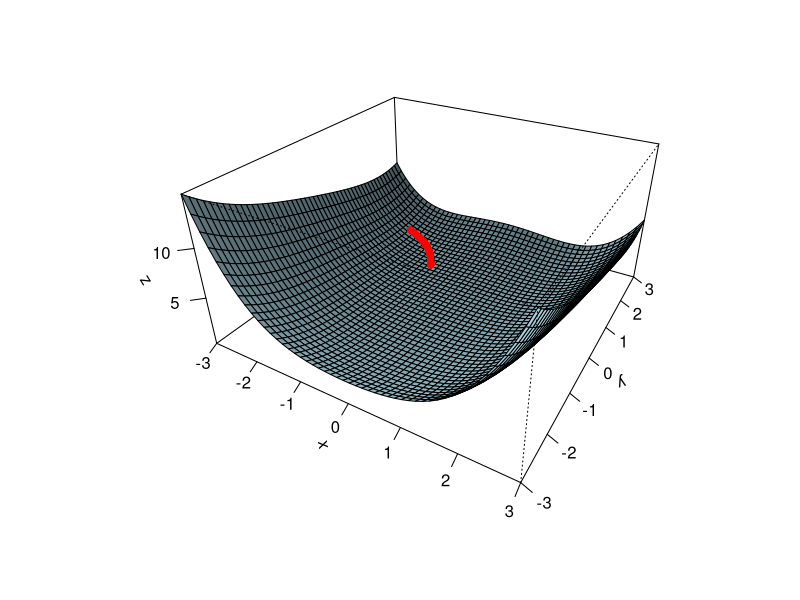

Write the R code that produced this figure.
rm(list = ls())

# Objective function
objective_function <- function(x, y) {
  return((10 * (x^4) - 15 * (x^2) * y + 2 * (y^4) + 5 * (x^2) + 8 * y^2) / 100)
}

partial_derivative_x <- function(x, y) {
  return((40 * x^3 - 30 * x * y + 10 * x) / 100)
}

partial_derivative_y <- function(x, y) {
  return((-15 * x^2 + 8 * y^3 + 16 * y) / 100)
}

# Gradient descent
gradient_descent_3d <- function(learning_rate, iterations, start_x, start_y) {
  x <- start_x
  y <- start_y
  
  x_values <- numeric(iterations)
  y_values <- numeric(iterations)
  z_values <- numeric(iterations)
  
  for(i in 1:iterations) {
    x_values[i] <- x
    y_values[i] <- y
    z_values[i] <- objective_function(x, y)
    
    grad_x <- partial_derivative_x(x, y)
    grad_y <- partial_derivative_y(x, y)
    
    x <- x - learning_rate * grad_x
    y <- y - learning_rate * grad_y
  }
  
  return(list(
    x_values = x_values,
    y_values = y_values,
    z_values = z_values
  ))
}

# Create surface data
x <- seq(-3, 3, length.out = 50)
y <- seq(-3, 3, length.out = 50)
z <- outer(x, y, objective_function)

# Run gradient descent
gd_result <- gradient_descent_3d(0.05, 50, -2, 2)

# Create the surface plot
persp_output <- persp(x, y, z, 
                      theta = 30, phi = 30,
                      expand = 0.5,
                      col = "lightblue",
                      shade = 0.5,
                      ticktype = "detailed",
                      xlab = "x", ylab = "y", zlab = "z")

# Convert 3D points to 2D plot coordinates
points_2d <- trans3d(gd_result$x_values, 
                     gd_result$y_values, 
                     gd_result$z_values, 
                     persp_output)

# Add the gradient descent path
lines(points_2d, col = "red", lwd = 2)
points(points_2d, col = "red", pch = 16)

